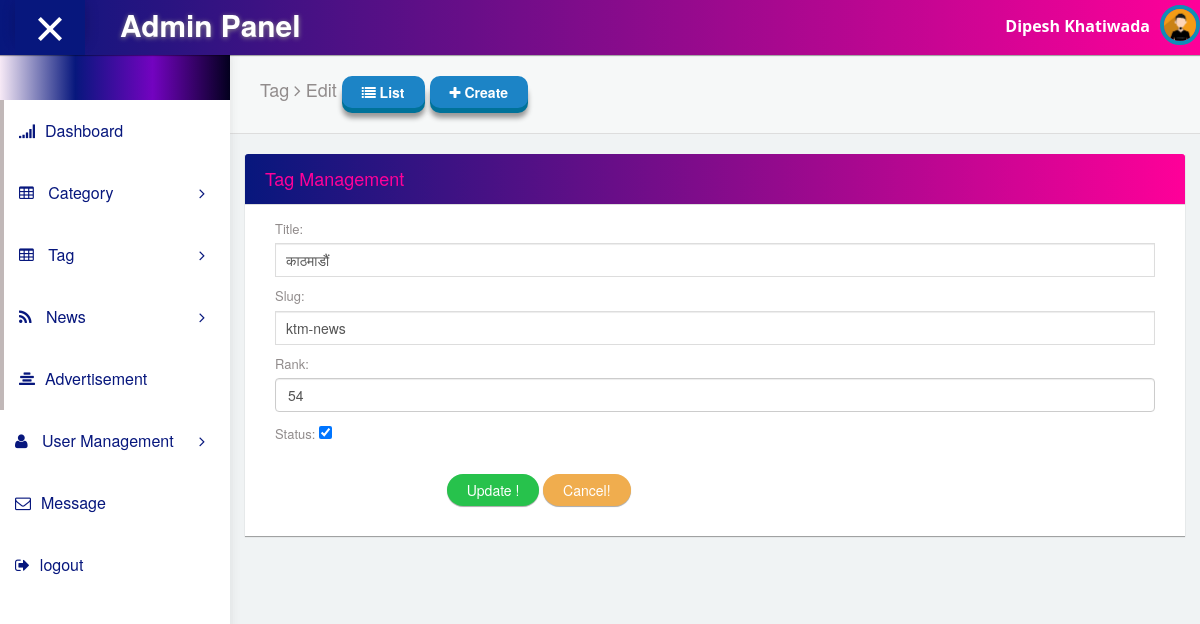
The app's page /backend/tag/edit/4 (signed in) with its own data.
### newspost/models.py (models this page shows, shortened)
class Tag(models.Model):
    title = models.CharField(max_length=100, unique=True, validators=[customLengthValidator, atValidator, ])
    slug = models.SlugField(max_length=100, unique=True,  validators=[customLengthValidator, atValidator, ])
    rank = models.IntegerField(default=1)
    status = models.BooleanField(default=True)

### newspost/views.py (the view)
# urls.py: path('tag/edit/<int:id>',views.edit_tag,name='edit_tag'),
@login_required(login_url='signin')
def edit_tag(request, id):
    data = Tag.objects.get(pk=id)
    form = NewsTagForm(request.POST or None, request.FILES or None, instance=data)
    if form.is_valid():
        form.save()
        messages.add_message(request, messages.SUCCESS, "Tag updated successfully")
        return redirect('tag')
    context = {
        'forms': form
    }
    return render(request, 'backend/tag/edit.html', context)

### newspost/forms.py
class NewsTagForm(forms.ModelForm):
    title = forms.CharField(widget=forms.TextInput(attrs={'class':'form-control', 'id':'title','placeholder':'Tag Title'}))
    slug = forms.CharField(widget=forms.TextInput(attrs={'class':'form-control', 'id':'slug','placeholder':'slug'}))
    rank = forms.CharField(widget=forms.NumberInput(attrs={'class':'form-control','placeholder':'Rank'}))
    class Meta:
        model = Tag
        fields = '__all__'

### templates/backend/tag/edit.html (shortened to what this page needs)
{% extends "backend/base.html" %}
{% block content %}
<div id="content">
        <div class="panel box-shadow-none content-header">
          <div class="panel-body">
            <div class="col-md-12">
                <h4 class="animated fadeInLeft">
                    Tag <span class="fa-angle-right fa"></span> Edit
                    <a href="{% url 'tag' %}" class="btn btn-3d btn-primary"><span class="fa fa-list"></span> List</a>
                    <a href="{% url 'create_tag' %}" class="btn btn-3d btn-primary"><span class="fa fa-plus"></span> Create</a>
                </h4>
            </div>
          </div>
        </div>
        <div class="form-element">
          <div class="col-md-12 padding-0">
            <div class="col-md-12">
              <div class="panel form-element-padding">
                <div class="panel-heading">
                 <h4>Tag Management</h4>
                </div>
                 <div class="panel-body" style="padding-bottom:30px;">
                  <div class="col-md-12">
                    <form action="" method="POST" id="form" novalidate="">
                        {{forms.as_p}}
                        <div class="form-group">
                            <div class="col-sm-2">
                            </div>
                            <div class="col-sm-10">
                            <input type="submit" class="btn ripple-infinite  btn-round  btn-success" value="Update !">
                              <input type="reset" class="btn ripple-infinite  btn-round  btn-warning" value="Cancel!">
                            </div>
                          </div>
                    </form>
                      </div>
                  </div>
                </div>
              </div>
            </div>
          </div>
      </div>
    </div>
{% endblock %}

### templates/backend/base.html (shortened to what this page needs)
<!DOCTYPE html>
{% load static %}
<html lang="en">
<head>
  <link rel="stylesheet" type="text/css" href="{% static 'asset/css/bootstrap.min.css' %}">
  <link rel="stylesheet" type="text/css" href="{% static 'asset/css/plugins/font-awesome.min.css' %}"/>
  <link rel="stylesheet" type="text/css" href="{% static 'asset/css/plugins/datatables.bootstrap.min.css' %}"/>
  <link rel="stylesheet" type="text/css" href="{% static 'asset/css/plugins/animate.min.css' %}"/>
  <link rel="stylesheet" type="text/css" href="{% static 'asset/css/plugins/nouislider.min.css' %}"/>
  <link rel="stylesheet" type="text/css" href="{% static 'asset/css/plugins/select2.min.css' %}"/>
  <link rel="stylesheet" type="text/css" href="{% static 'asset/css/plugins/ionrangeslider/ion.rangeSlider.css' %}"/>
  <link rel="stylesheet" type="text/css" href="{% static 'asset/css/plugins/ionrangeslider/ion.rangeSlider.skinFlat.css' %}"/>
  <link rel="stylesheet" type="text/css" href="{% static 'asset/css/plugins/bootstrap-material-datetimepicker.css' %}"/>
  <link href="{% static 'asset/css/style.css' %}" rel="stylesheet">
</head>
<body id="mimin" class="dashboard">
        <nav class="navbar navbar-default header navbar-fixed-top">
          <div class="col-md-12 nav-wrapper">
            <div class="navbar-header" style="width:100%;">
              <div class="opener-left-menu is-open">
                <span class="bottom"></span>
              </div>
                <a href="{% url 'dashboard' %}" class="navbar-brand">
                 <b>Admin Panel</b>
                </a>
              <ul class="nav navbar-nav search-nav">
                <li>
                   <div class="search">
                  </div>
                </li>
              </ul>
              <ul class="nav navbar-nav navbar-right user-nav">
                <li class="user-name"><span>{{request.user.first_name}} {{request.user.last_name}} </span></li>
                <li class="dropdown avatar-dropdown">
                    <img src="/static/asset/img/avatar.jpg" class="img-circle avatar" alt="user name" data-toggle="dropdown" aria-haspopup="true" aria-expanded="true"/>
                 </li>
              </ul>
            </div>
          </div>
        </nav>
      <div class="container-fluid mimin-wrapper">
            <div id="left-menu">
              <div class="sub-left-menu scroll">
                <ul class="nav nav-list">
                    <li><div class="left-bg"></div></li>
                    <li class="active ripple">
                      <a href="{% url 'dashboard' %}"><span class="fa-signal fa"></span>Dashboard</a>
                    </li>
                    <li class="active ripple">
                        <a class="tree-toggle nav-header">
                          <span class="fa fa-table "></span> Category
                          <span class="fa-angle-right fa right-arrow text-right"></span>
                        </a>
                      </li>
                    <li class="active ripple">
                        <a class="tree-toggle nav-header">
                          <span class="fa fa-table "></span> Tag
                          <span class="fa-angle-right fa right-arrow text-right"></span>
                        </a>
                      </li>
                    <li class="active ripple">
                        <a class="tree-toggle nav-header">
                          <span class="fa fa-rss "></span> News
                          <span class="fa-angle-right fa right-arrow text-right"></span>
                        </a>
                      </li>
                      <li class="active ripple">
                      <a href="{% url 'advertisement' %}"><span class="fa fa-align-center"></span>Advertisement</a>
                      </li>
                      {% if request.user.is_superuser == True %}
                        <li class="ripple">
                          <a class="tree-toggle nav-header">
                            <span class="fa fa-user"></span> User Management
                            <span class="fa-angle-right fa right-arrow text-right"></span>
                          </a>
                        </li>
                      {% endif %}
                    <li class="ripple">
                        <a href="{% url 'message' %}"><span class="fa fa-envelope-o"></span>Message</a>
                      </li>
                      <li class="ripple">
                          <a href="{% url 'signout' %}"><span class="fa-sign-out fa"></span>logout</a>
                        </li>
                  </ul>
                </div>
            </div>
          {% block content %}
               {% endblock %}
</body>
</html>

### records on screen
Tag: title "काठमाडौं", slug "ktm-news", rank "54", status "☑"

### other values on screen
{{ request.user.first_name }} "Dipesh"
{{ request.user.last_name }} "Khatiwada"
